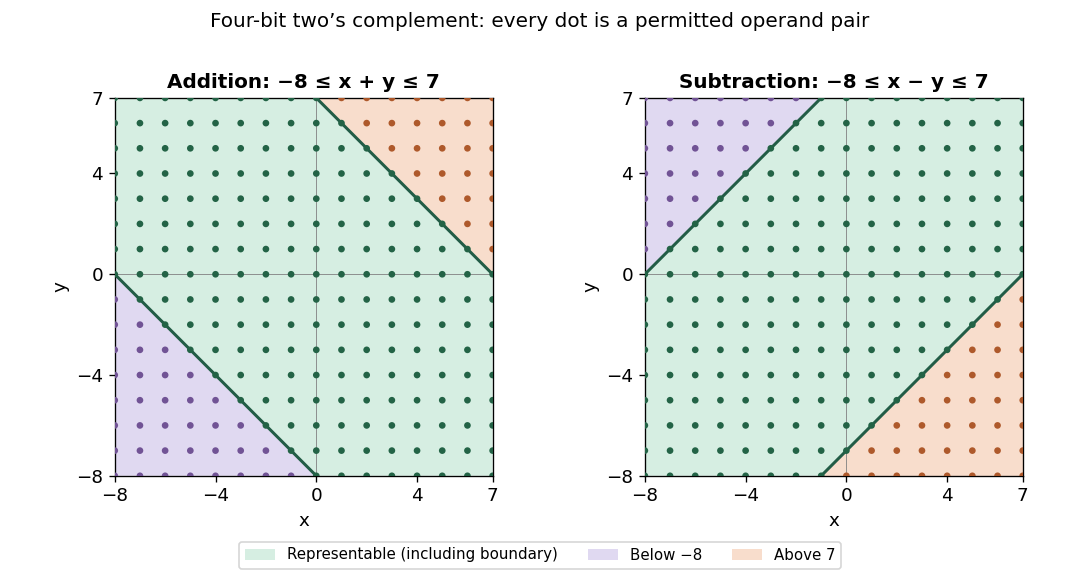

This figure's Python source:
"""Plot exact signed arithmetic regions. Output goes to cwd.
Tested: Python 3.14.4, matplotlib 3.10.7, numpy 2.3.5.
"""
from pathlib import Path
import matplotlib
matplotlib.use('Agg')
import matplotlib.pyplot as plt
from matplotlib.patches import Polygon, Patch
import numpy as np

plt.rcParams.update({'font.size':11,'font.family':'DejaVu Sans'})
fig,axs=plt.subplots(1,2,figsize=(9,4.8),facecolor='white')
lo,hi=-8,7
for ax,sub in zip(axs,[False,True]):
    if sub:
        band=[(-8,-8),(-8,0),(-1,7),(7,7),(7,0),(-1,-8)]
        neg=[(-8,0),(-8,7),(-1,7)];pos=[(-1,-8),(7,-8),(7,0)]
        lines=[([-8,-1],[0,7]),([-1,7],[-8,0])]
    else:
        band=[(-8,0),(-8,7),(0,7),(7,0),(7,-8),(0,-8)]
        neg=[(-8,-8),(-8,0),(0,-8)];pos=[(0,7),(7,7),(7,0)]
        lines=[([-8,0],[0,-8]),([0,7],[7,0])]
    for polygon,col in [(band,'#d6eee2'),(neg,'#e0d9f1'),(pos,'#f8ddcc')]:ax.add_patch(Polygon(polygon,facecolor=col,edgecolor='none'))
    for x,y in lines:ax.plot(x,y,color='#225c46',lw=1.8)
    x,y=np.meshgrid(np.arange(lo,hi+1),np.arange(lo,hi+1));v=x-y if sub else x+y
    colors=np.where((v>=lo)&(v<=hi),'#236346',np.where(v<lo,'#715395','#ae592b'))
    ax.scatter(x.ravel(),y.ravel(),s=9,c=colors.ravel(),zorder=3)
    ax.set(xlim=(lo,hi),ylim=(lo,hi),xticks=[-8,-4,0,4,7],yticks=[-8,-4,0,4,7],xlabel='x',ylabel='y',aspect='equal')
    ax.axhline(0,color='gray',lw=.5);ax.axvline(0,color='gray',lw=.5)
    ax.set_title('Subtraction: −8 ≤ x − y ≤ 7' if sub else 'Addition: −8 ≤ x + y ≤ 7',fontsize=12,weight='bold')
fig.legend(handles=[Patch(facecolor=c,label=l) for c,l in [('#d6eee2','Representable (including boundary)'),('#e0d9f1','Below −8'),('#f8ddcc','Above 7')]],loc='lower center',ncol=3,fontsize=9)
fig.suptitle('Four-bit two’s complement: every dot is a permitted operand pair',fontsize=12)
fig.tight_layout(rect=(0,.1,1,.93))
fig.savefig(Path.cwd()/'computing-prelims-2003-overflow.png',dpi=120,facecolor='white',metadata={'Software':'computing-prelims-2003-overflow.py'})
plt.close(fig)
